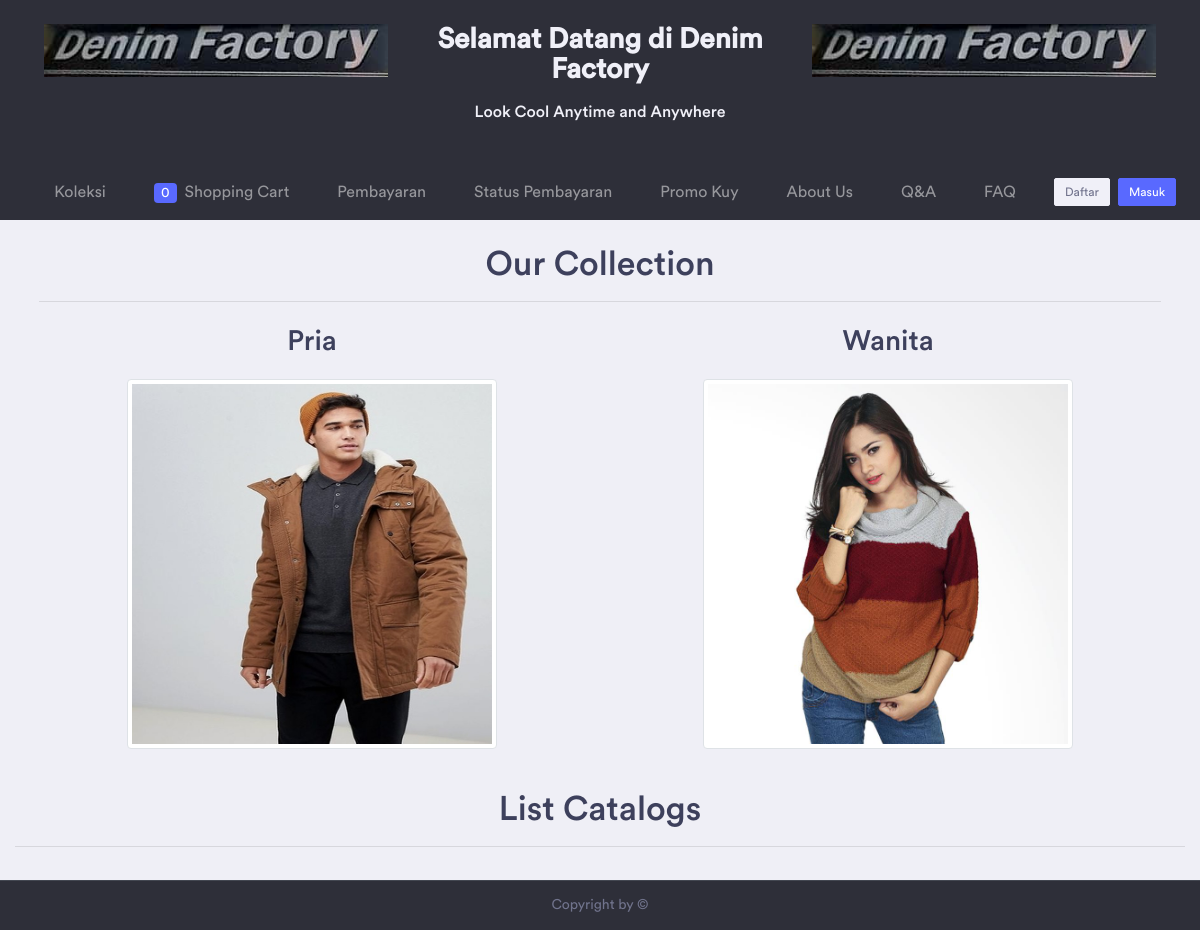
The page /index.php/collection on the database as committed earlier.
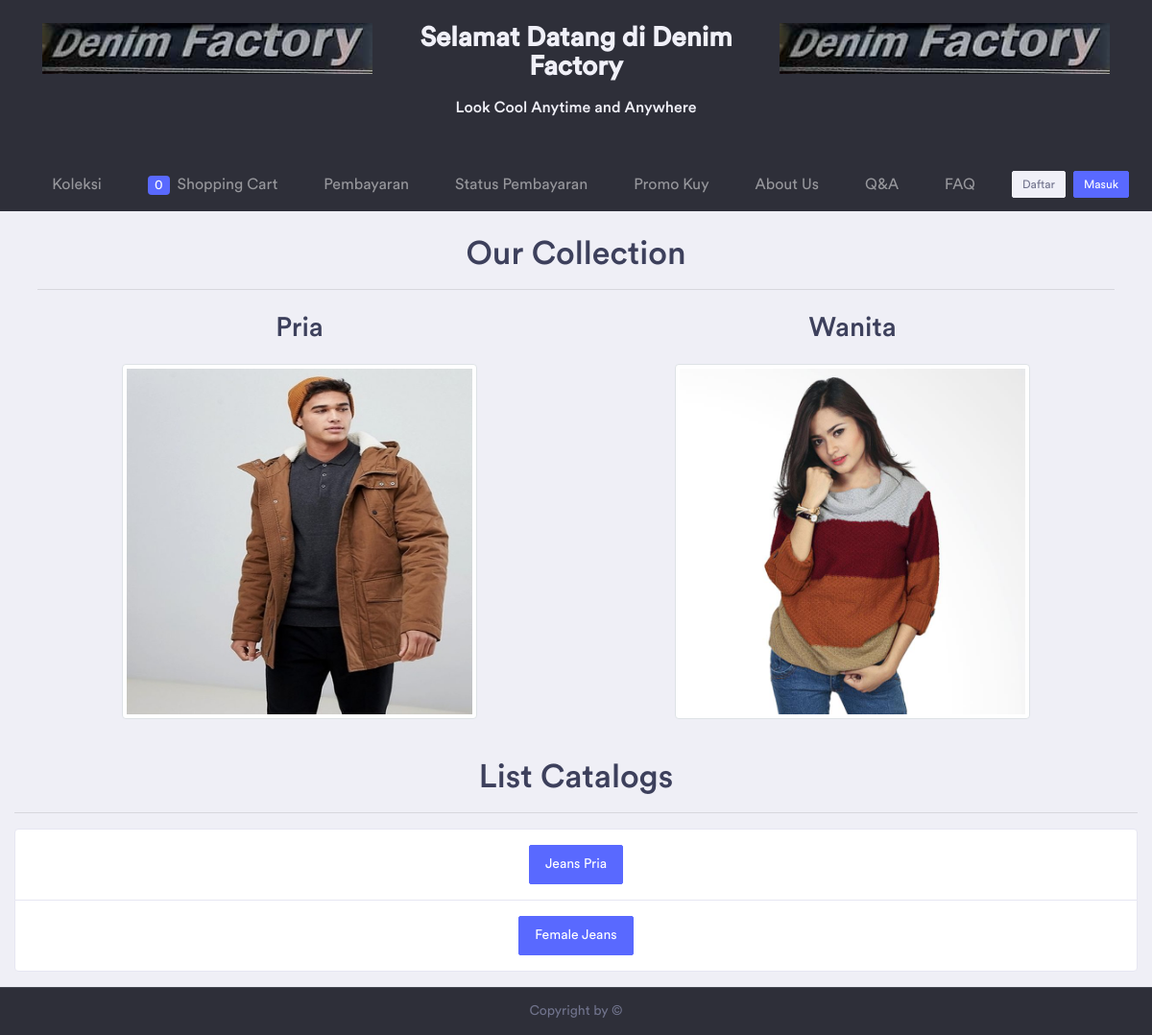
The same page on the database as committed later.
### tables this page shows
CREATE TABLE IF NOT EXISTS `catalogs` (
  `id` int(11) NOT NULL AUTO_INCREMENT,
  `name` varchar(255) NOT NULL,
  `description` text,
  `permalink` varchar(255) NOT NULL,
  `created_at` timestamp NULL DEFAULT CURRENT_TIMESTAMP,
  `updated_at` timestamp NULL DEFAULT NULL,
  PRIMARY KEY (`id`)
);

### application/controllers/Collection.php (called while the page is built, shortened)
<?php
class Collection extends CI_Controller
{
	public function __construct()
	{
		$this->load->model('Collection_Model', 'collection');
		$this->load->model('Catalog_Model', 'catalog');
		$this->load->model('Size_Model', 'size');
	}
	public function index()
	{
		$data['title'] = "Collection and Catalog";
		$data['catalogs'] = $this->catalog->getAll();
		$this->load->view("templates/header", $data);
		$this->load->view("pages/collection", $data);
		$this->load->view("templates/footer");
	}
}

### index.php (called while the page is built, shortened)
<?php
require_once BASEPATH.'core/CodeIgniter.php';

### application/models/Catalog_Model.php (called while the page is built, shortened)
<?php
class Catalog_Model extends CI_Model
{
	public function getAll()
	{
		return $this->db->get($this::TABLE_NAME)->result_object();
	}
}

### application/views/pages/collection.php (the view)
<div class="container-fluid">
	<div class="row p-4 text-center">
		<div class="col-sm-12">
			<h1>Our Collection</h1>
			<hr>
		</div>
		<div class="col-sm-6 text-center">
			<h2 class="p-2">Pria</h2>
			<a href="<?= base_url() ?>collection/type/pria">
				<img class=" img-thumbnail" src="<?= base_url() ?>assets/images/pakaian-pria.jpg" style="width: 370px; height: 370px">
			</a>
		</div>
		<div class="col-sm-6 text-center">
			<h2 class="p-2">Wanita</h2>
			<a href="<?= base_url() ?>collection/type/wanita">
				<img class="img-thumbnail" src="<?= base_url() ?>assets/images/pakaian-wanita.jpg" style="width: 370px; height: 370px">
			</a>
		</div>
	</div>
	<div class="row text-center mt-3">
		<div class="col-sm-12">
			<h1>List Catalogs</h1>
			<hr />
		</div>
		<div class="col-sm-12 mb-3">
			<ul class="list-group">
				<?php foreach ($catalogs as $catalog) : ?>
					<li class="list-group-item">
						<a href="<?php echo base_url('catalog/') . $catalog->permalink; ?>" class="btn btn-primary"><?php echo $catalog->name; ?></a>
					</li>
				<?php endforeach; ?>
			</ul>
		</div>
	</div>
</div>

Rows that differ between the two databases and show on the page:
added catalogs: name "Jeans Pria"
added catalogs: name "Female Jeans"
